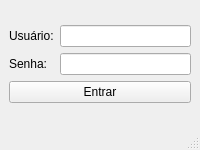
<?xml version="1.0" encoding="UTF-8"?>
<ui version="4.0">
 <class>Login</class>
 <widget class="QMainWindow" name="Login">
  <property name="enabled">
   <bool>true</bool>
  </property>
  <property name="geometry">
   <rect>
    <x>0</x>
    <y>0</y>
    <width>200</width>
    <height>150</height>
   </rect>
  </property>
  <property name="windowTitle">
   <string>Login</string>
  </property>
  <widget class="QWidget" name="centralwidget">
   <layout class="QVBoxLayout" name="verticalLayout_3">
    <item>
     <layout class="QVBoxLayout" name="verticalLayout_2">
      <item>
       <layout class="QVBoxLayout" name="verticalLayout">
        <item>
         <layout class="QHBoxLayout" name="horizontalLayout_2">
          <item>
           <widget class="QLabel" name="usuario">
            <property name="text">
             <string>Usuário:</string>
            </property>
           </widget>
          </item>
          <item>
           <widget class="QLineEdit" name="usuario_txt"/>
          </item>
         </layout>
        </item>
        <item>
         <layout class="QHBoxLayout" name="horizontalLayout">
          <item>
           <widget class="QLabel" name="senha">
            <property name="text">
             <string>Senha:  </string>
            </property>
           </widget>
          </item>
          <item>
           <widget class="QLineEdit" name="senha_txt">
            <property name="layoutDirection">
             <enum>Qt::RightToLeft</enum>
            </property>
            <property name="echoMode">
             <enum>QLineEdit::Password</enum>
            </property>
           </widget>
          </item>
         </layout>
        </item>
       </layout>
      </item>
      <item>
       <widget class="QPushButton" name="entrar_botao">
        <property name="text">
         <string>Entrar</string>
        </property>
       </widget>
      </item>
     </layout>
    </item>
   </layout>
  </widget>
  <widget class="QMenuBar" name="menubar">
   <property name="geometry">
    <rect>
     <x>0</x>
     <y>0</y>
     <width>200</width>
     <height>21</height>
    </rect>
   </property>
  </widget>
  <widget class="QStatusBar" name="statusbar"/>
 </widget>
 <resources/>
 <connections/>
</ui>
